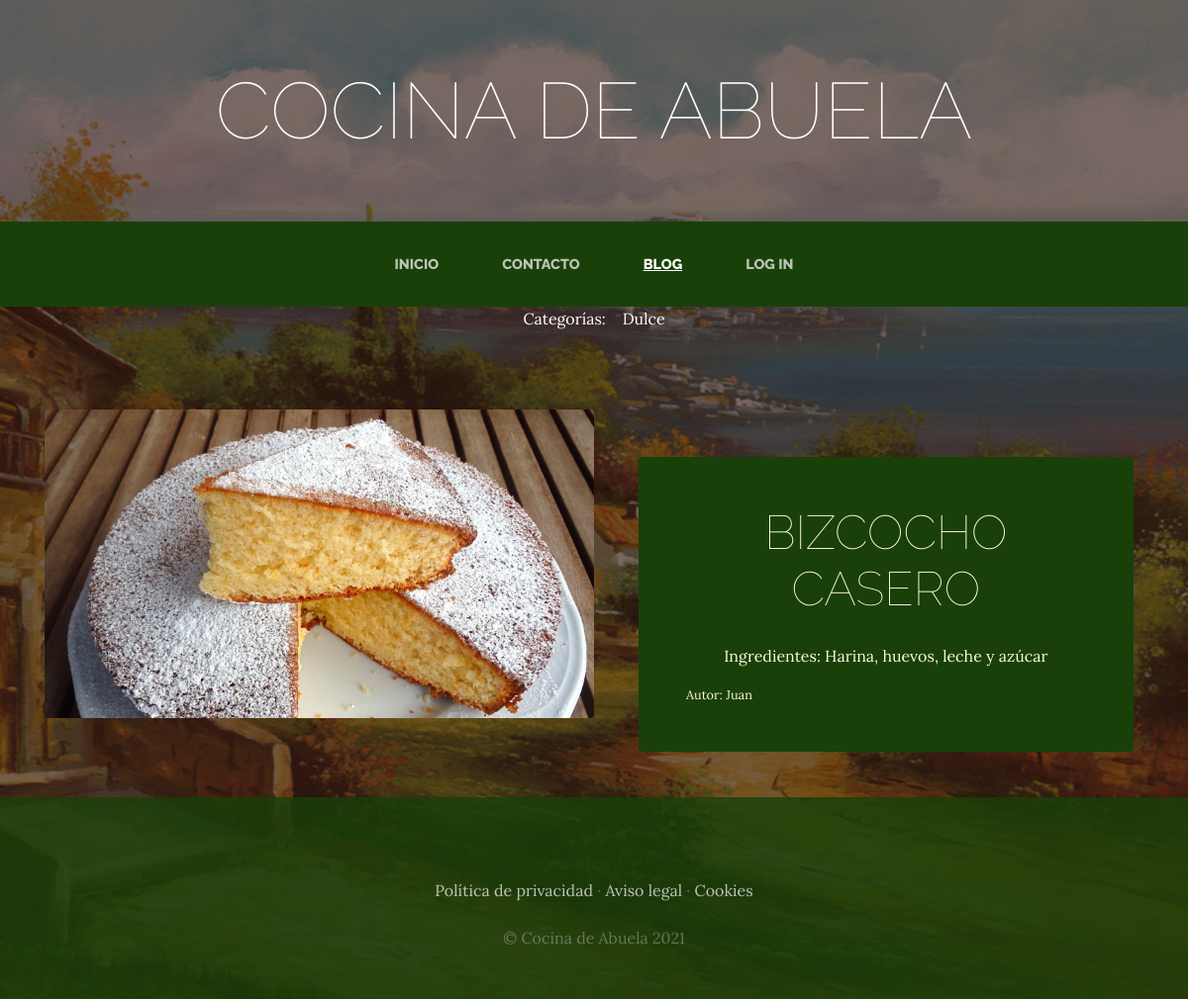
The app's page /blog/categoria/1/ with its own data.
### blog/models.py (models this page shows, shortened)
class Categoria(models.Model):
    nombre=models.CharField(max_length=10)
    created=models.DateTimeField(auto_now_add=True)
    updated=models.DateTimeField(auto_now_add=True)
    class Meta:
        verbose_name='categoria'
        verbose_name_plural='categorias'

class Post(models.Model):
    titulo=models.CharField(max_length=100)
    descripcion=models.CharField(max_length=300)
    imagen=models.ImageField(upload_to='blog')
    autor=models.ForeignKey(User, on_delete=models.CASCADE)
    categorias=models.ManyToManyField(Categoria)
    created=models.DateTimeField(auto_now_add=True)
    updated=models.DateTimeField(auto_now_add=True)
    class Meta:
        verbose_name='post'
        verbose_name_plural='posts'

### blog/views.py (the view)
# urls.py: path('categoria/<int:categoria_id>/', views.categoria, name="categoria")
def categoria(request, categoria_id):
    categoria=Categoria.objects.get(id=categoria_id)
    posts=Post.objects.filter(categorias=categoria)
    return render(request, "blog/categoria.html",{'categoria': categoria, "posts": posts})

### blog/templates/blog/categoria.html
{% extends "proyectowebapp/base.html" %}
{% load static %}
{% block content %}
    <section>
        <div style="width: 75%;  color: white; margin: auto; text-align: center;">
            Categorías:
            {% for post in posts %}
                {% for categoria in post.categorias.all %}
                &nbsp;&nbsp; {{categoria.nombre}}
                {% endfor %}
            {% endfor %}
        </div>
    </section>
    {% for post in posts %}
    <section class="page-section clearfix">
        <div class="container">
          <div class="intro">
            <img class="intro-img img-fluid mb-3 mb-lg-0 rounded" src="{{post.imagen.url}}" alt="" style="width: 50%;">
            <div class="intro-text left-0 text-center bg-faded p-5 rounded">
              <h2 class="section-heading mb-4" >
                <span class="section-heading-lower">{{post.titulo}}</span>
              </h2>
              <p class="mb-3">{{post.descripcion}}
              </p>
                <div style="text-align: left; font-size: 0.8em;">
                        Autor: {{post.autor}}
                </div>
            </div>
          </div>
        </div>
      </section>
    {% endfor %}
{% endblock %}

### proyectowebapp/static/proyectowebapp/css/gestion.css (style rules this page uses)
body { font-family: 'Lora'; background: linear-gradient(rgba(47, 23, 15, 0.65), rgba(47, 23, 15, 0.65)), url("../img/paisajepueblo.jpg"); background-attachment: fixed; background-position: center; background-size: cover; }
h1, h2, h3, h4, h5, h6 { font-family: 'Raleway'; }
p { line-height: 1.75; }
.page-section { margin-top: 5rem; margin-bottom: 5rem; }
.section-heading { text-transform: uppercase; }
.section-heading .section-heading-lower { display: block; font-size: 3rem; font-weight: 100; }
.bg-faded { background-color: rgba(255, 255, 255, 0.85); }
.intro { position: relative; }
@media (min-width: 992px) { .intro .intro-img { width: 75%; float: left; } }
@media (min-width: 992px) { .intro .intro-text { left: 600; width: 60%; margin-top: 3rem; background-color: rgba(24, 64, 8); color: cornsilk; position: absolute; } }
@media (min-width: 1200px) { .intro .intro-text { width: 45%; } }

### records on screen
Post: imagen (picture), titulo "BIZCOCHO CASERO", descripcion "Ingredientes: Harina, huevos, leche y azúcar", autor "Juan"
Categoria: nombre "Dulce"
